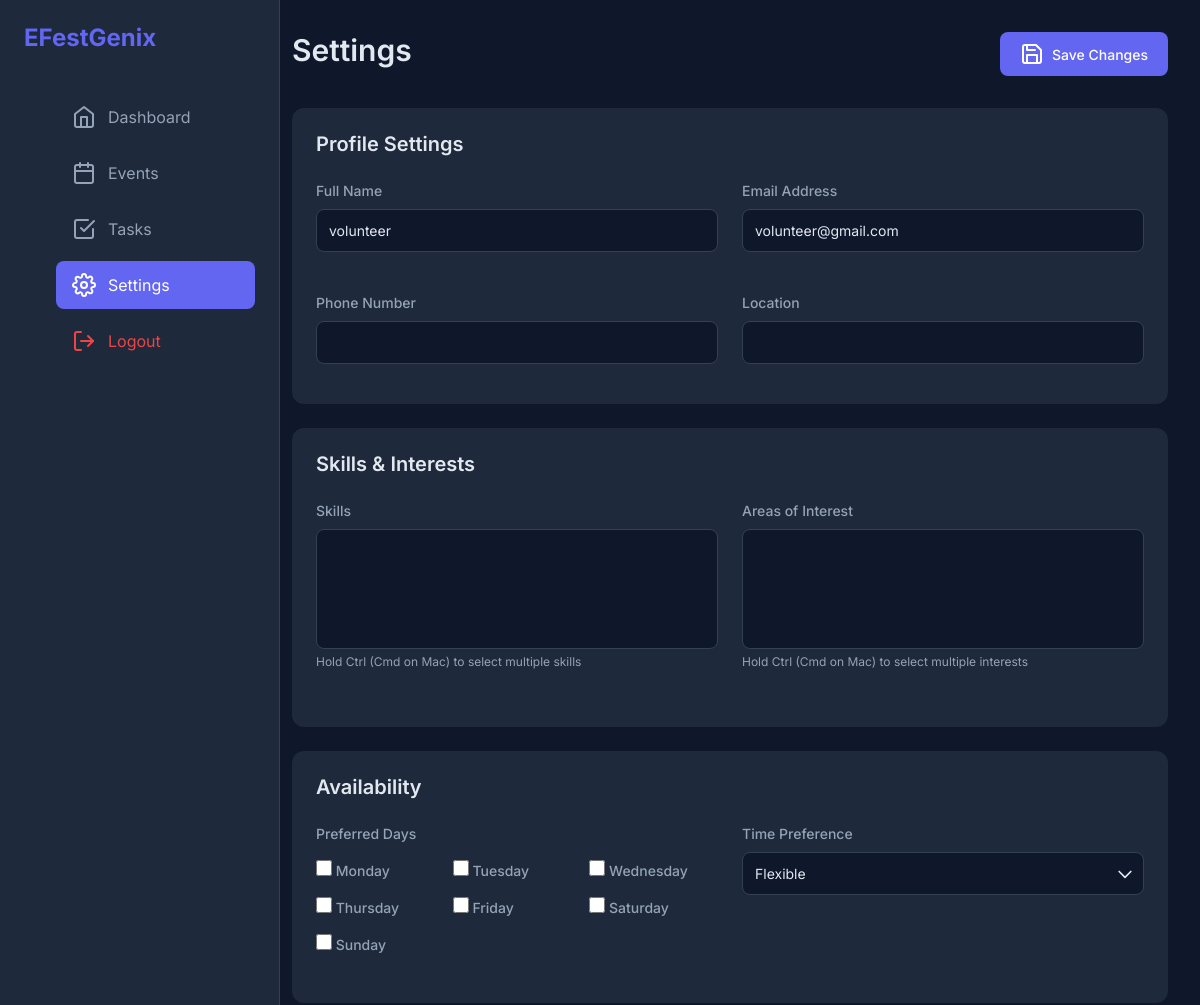
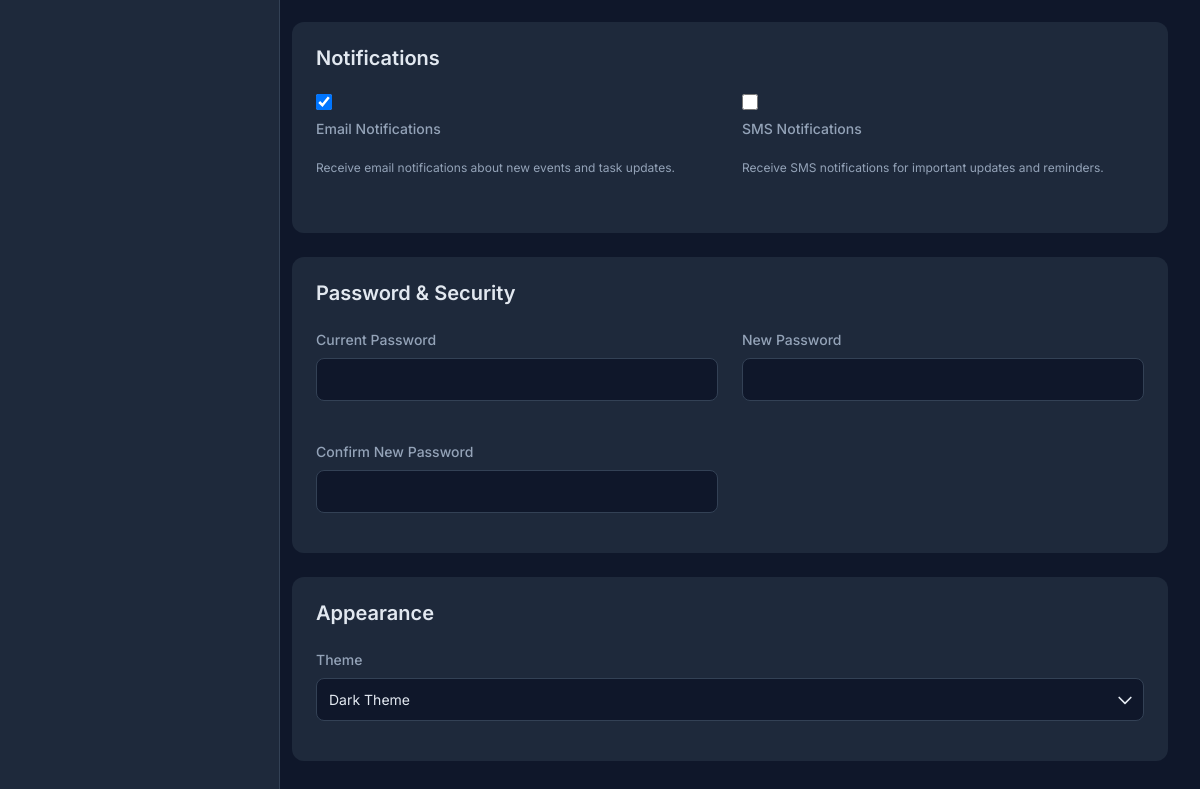
/base/volunteer/settings/ (signed in), run on the app's committed database (2 pictures, top to bottom).
### base/models.py (models this page shows, shortened)
class CustomUser(AbstractUser):
    class Role(models.TextChoices):
        ORGANIZER = 'ORGANIZER', _('Organizer')
        SPONSOR = 'SPONSOR', _('Sponsor')
        VOLUNTEER = 'VOLUNTEER', _('Volunteer')
        PARTICIPANT = 'PARTICIPANT', _('Participant')
    email = models.EmailField(unique=True)
    full_name = models.CharField(max_length=255, blank=True)
    profile_image = models.ImageField(upload_to='profile_images/', null=True, blank=True)
    bio = models.TextField(max_length=500, blank=True)
    date_joined = models.DateTimeField(auto_now_add=True)
    is_active = models.BooleanField(default=True)
    role = models.CharField(max_length=20, choices=Role.choices, default=Role.PARTICIPANT)
    phone = models.CharField(max_length=15, blank=True)
    company_name = models.CharField(max_length=100, blank=True)
    location = models.CharField(max_length=100, blank=True)
    available_days = models.JSONField(default=list, blank=True)
    time_preference = models.CharField(max_length=20, choices=[
        ('morning', 'Morning'),
        ('afternoon', 'Afternoon'),
        ('evening', 'Evening'),
        ('flexible', 'Flexible'),
    ], default='flexible')
    email_notifications = models.BooleanField(default=True)
    sms_notifications = models.BooleanField(default=False)
    groups = models.ManyToManyField(
        'auth.Group',
        related_name='custom_user_set',
        blank=True,
        help_text='The groups this user belongs to. A user will get all permissions granted to each of their groups.',
        verbose_name='groups',
    )
    user_permissions = models.ManyToManyField(
        'auth.Permission',
        related_name='custom_user_set',
        blank=True,
        help_text='Specific permissions for this user.',
        verbose_name='user permissions',
    )
    USERNAME_FIELD = 'email'
    REQUIRED_FIELDS = ['username', 'full_name']

### base/views.py (the view, shortened to what this page needs)
# urls.py: path('volunteer/settings/', views.volunteer_settings, name='volunteer_settings'),
@login_required
def volunteer_settings(request):
    if request.user.role != CustomUser.Role.VOLUNTEER:
        messages.error(request, 'Access denied. Volunteer privileges required.')
        return redirect('base:login')
    context = {
        'volunteer': request.user,
        'available_skills': Skill.objects.all(),
        'available_interests': Interest.objects.all(),
        'days_of_week': [
            {'value': 'monday', 'label': 'Monday'},
            {'value': 'tuesday', 'label': 'Tuesday'},
            {'value': 'wednesday', 'label': 'Wednesday'},
            {'value': 'thursday', 'label': 'Thursday'},
            {'value': 'friday', 'label': 'Friday'},
            {'value': 'saturday', 'label': 'Saturday'},
            {'value': 'sunday', 'label': 'Sunday'},
        ],
    }
    return render(request, 'dashboard/dashboard-volunteer-settings.html', context)

### templates/dashboard/dashboard-volunteer-settings.html (shortened to what this page needs)
{% extends 'base/base.html' %}
{% load static %}
{% block content %}
<div class="dashboard-container">
    <aside class="sidebar">
        <div class="sidebar-header">
            <h2>EFestGenix</h2>
        </div>
        <nav class="sidebar-nav">
            <ul>
                <li>
                    <a href="{% url 'base:volunteer_dashboard' %}">
                        <i data-feather="home"></i> Dashboard
                    </a>
                </li>
                <li>
                    <a href="{% url 'base:volunteer_events' %}">
                        <i data-feather="calendar"></i> Events
                    </a>
                </li>
                <li>
                    <a href="{% url 'base:volunteer_tasks' %}">
                        <i data-feather="check-square"></i> Tasks
                    </a>
                </li>
                <li>
                    <a href="{% url 'base:volunteer_settings' %}" class="active">
                        <i data-feather="settings"></i> Settings
                    </a>
                </li>
                <li class="logout-item">
                    <a href="{% url 'base:logout' %}" class="logout-link">
                        <i data-feather="log-out"></i> Logout
                    </a>
                </li>
            </ul>
        </nav>
    </aside>
    <main class="main-content">
        <header class="dashboard-header">
            <h1>Settings</h1>
            <div class="header-actions">
                <button class="btn btn-primary" type="submit" form="settings-form">
                    <i data-feather="save"></i> Save Changes
                </button>
            </div>
        </header>
        <form id="settings-form" method="POST">
            <section class="dashboard-section">
                <h2>Profile Settings</h2>
                <div class="settings-grid">
                    <div class="form-group">
                        <label for="full_name">Full Name</label>
                        <input type="text" id="full_name" name="full_name" class="form-input" value="{{ volunteer.full_name }}" required>
                    </div>
                    <div class="form-group">
                        <label for="email">Email Address</label>
                        <input type="email" id="email" name="email" class="form-input" value="{{ volunteer.email }}" required>
                    </div>
                    <div class="form-group">
                        <label for="phone">Phone Number</label>
                        <input type="tel" id="phone" name="phone" class="form-input" value="{{ volunteer.phone }}" required>
                    </div>
                    <div class="form-group">
                        <label for="location">Location</label>
                        <input type="text" id="location" name="location" class="form-input" value="{{ volunteer.location }}" required>
                    </div>
                </div>
            </section>
            <section class="dashboard-section">
                <h2>Skills & Interests</h2>
                <div class="settings-grid">
                    <div class="form-group">
                        <label for="skills">Skills</label>
                        <select id="skills" name="skills" class="form-select" multiple aria-label="Select your skills">
                        </select>
                        <p class="help-text">Hold Ctrl (Cmd on Mac) to select multiple skills</p>
                    </div>
                    <div class="form-group">
                        <label for="interests">Areas of Interest</label>
                        <select id="interests" name="interests" class="form-select" multiple aria-label="Select your interests">
                        </select>
                        <p class="help-text">Hold Ctrl (Cmd on Mac) to select multiple interests</p>
                    </div>
                </div>
            </section>
            <section class="dashboard-section">
                <h2>Availability</h2>
                <div class="settings-grid">
                    <div class="form-group checkbox-group">
                        <label>Preferred Days</label>
                        <div class="checkbox-list">
                            {% for day in days_of_week %}
                            <label class="checkbox-item">
                                <input type="checkbox" name="available_days" value="{{ day.value }}" class="form-checkbox"
                                    {% if day.value in volunteer.available_days %}checked{% endif %}>
                                <span>{{ day.label }}</span>
                            </label>
                            {% endfor %}
                        </div>
                    </div>
                    <div class="form-group">
                        <label for="time_preference">Time Preference</label>
                        <select id="time_preference" name="time_preference" class="form-select" aria-label="Select your preferred time">
                            <option value="flexible" {% if volunteer.time_preference == 'flexible' %}selected{% endif %}>Flexible</option>
                        </select>
                    </div>
                </div>
            </section>
            <section class="dashboard-section">
                <h2>Notifications</h2>
                <div class="settings-grid">
                    <div class="form-group checkbox-group">
                        <input type="checkbox" id="email_notifications" name="email_notifications" class="form-checkbox"
                            {% if volunteer.email_notifications %}checked{% endif %}>
                        <label for="email_notifications">Email Notifications</label>
                        <p class="help-text">Receive email notifications about new events and task updates.</p>
                    </div>
                    <div class="form-group checkbox-group">
                        <input type="checkbox" id="sms_notifications" name="sms_notifications" class="form-checkbox"
                            {% if volunteer.sms_notifications %}checked{% endif %}>
                        <label for="sms_notifications">SMS Notifications</label>
                        <p class="help-text">Receive SMS notifications for important updates and reminders.</p>
                    </div>
                </div>
            </section>
            <section class="dashboard-section">
                <h2>Password & Security</h2>
                <div class="settings-grid">
                    <div class="form-group">
                        <label for="current_password">Current Password</label>
                        <input type="password" id="current_password" name="current_password" class="form-input">
                    </div>
                    <div class="form-group">
                        <label for="new_password">New Password</label>
                        <input type="password" id="new_password" name="new_password" class="form-input">
                    </div>
                    <div class="form-group">
                        <label for="confirm_password">Confirm New Password</label>
                        <input type="password" id="confirm_password" name="confirm_password" class="form-input">
                    </div>
                </div>
            </section>
            <section class="dashboard-section">
                <h2>Appearance</h2>
                <div class="settings-grid">
                    <div class="form-group">
                        <label for="theme">Theme</label>
                        <select id="theme" name="theme" class="form-select" aria-label="Select theme">
                            <option value="dark" selected>Dark Theme</option>
                        </select>
                    </div>
                </div>
            </section>
        </form>
    </main>
</div>
{% endblock %}

### static/css/dashboard.css (style rules this page uses)
:root { --primary: #6366f1; --primary-hover: #4f46e5; --dark-bg: #0B1121; --dark-card: #111827; --dark-border: #1F2937; --dark-text: #F9FAFB; --dark-text-secondary: #9CA3AF; --success: #22c55e; --warning: #eab308; --danger: #ef4444; }
body { background-color: var(--dark-bg); color: var(--dark-text); font-family: 'Inter', sans-serif; line-height: 1.5; }
.sidebar { position: fixed; top: 0; left: 0; bottom: 0; width: 260px; background-color: var(--dark-card); border-right: 1px solid var(--dark-border); padding: 1.5rem; z-index: 100; }
.sidebar-nav { list-style: none; padding: 0; margin: 0; }
.main-content { margin-left: 260px; padding: 2rem; }
.btn { display: inline-flex; align-items: center; justify-content: center; padding: 0.75rem 1.5rem; border-radius: 0.5rem; font-weight: 500; transition: all 0.2s; cursor: pointer; }
.btn-primary { background: var(--primary); color: white; border: none; }
select { background: var(--dark-card); border: 1px solid var(--dark-border); color: var(--dark-text); padding: 0.5rem; border-radius: 0.5rem; }
body { background-color: var(--dark-bg); color: var(--dark-text); font-family: 'Inter', sans-serif; }
.sidebar { position: fixed; top: 0; bottom: 0; left: 0; z-index: 100; padding: 48px 0 0; background-color: var(--dark-card); border-right: 1px solid var(--dark-border); }
.card, .btn, .nav-link { transition: all 0.3s ease; }
.btn-primary { background-color: var(--primary); border-color: var(--primary); }

### data on the page
CustomUser: full_name "volunteer", email "volunteer@gmail.com", time_preference "Flexible", email_notifications "☑"

### other printed values
{{ day.label }} "Monday" "Tuesday" "Wednesday" "Thursday" "Friday" "Saturday" "Sunday"
